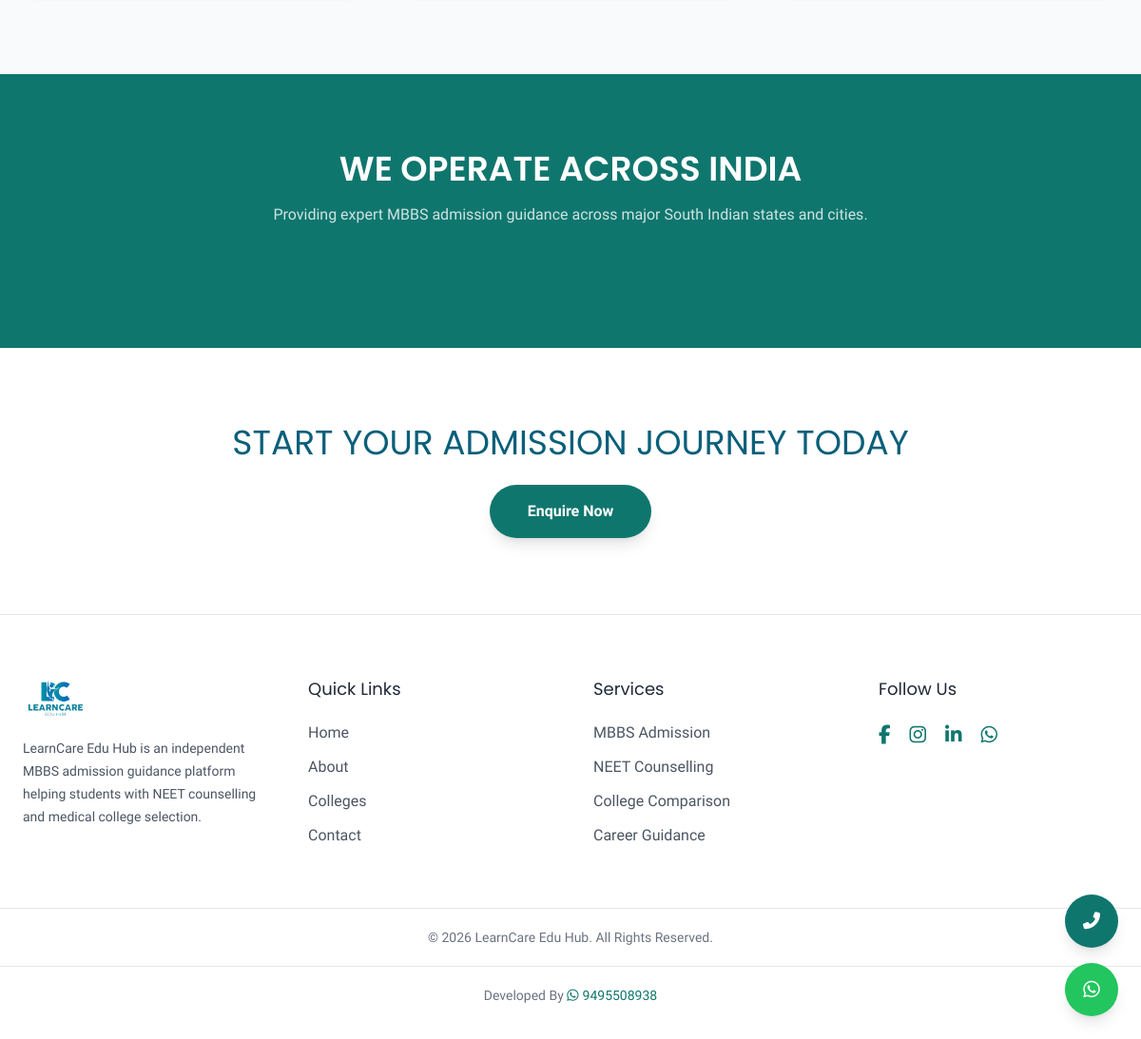
Page /about/ (lower part) on the earlier database version.
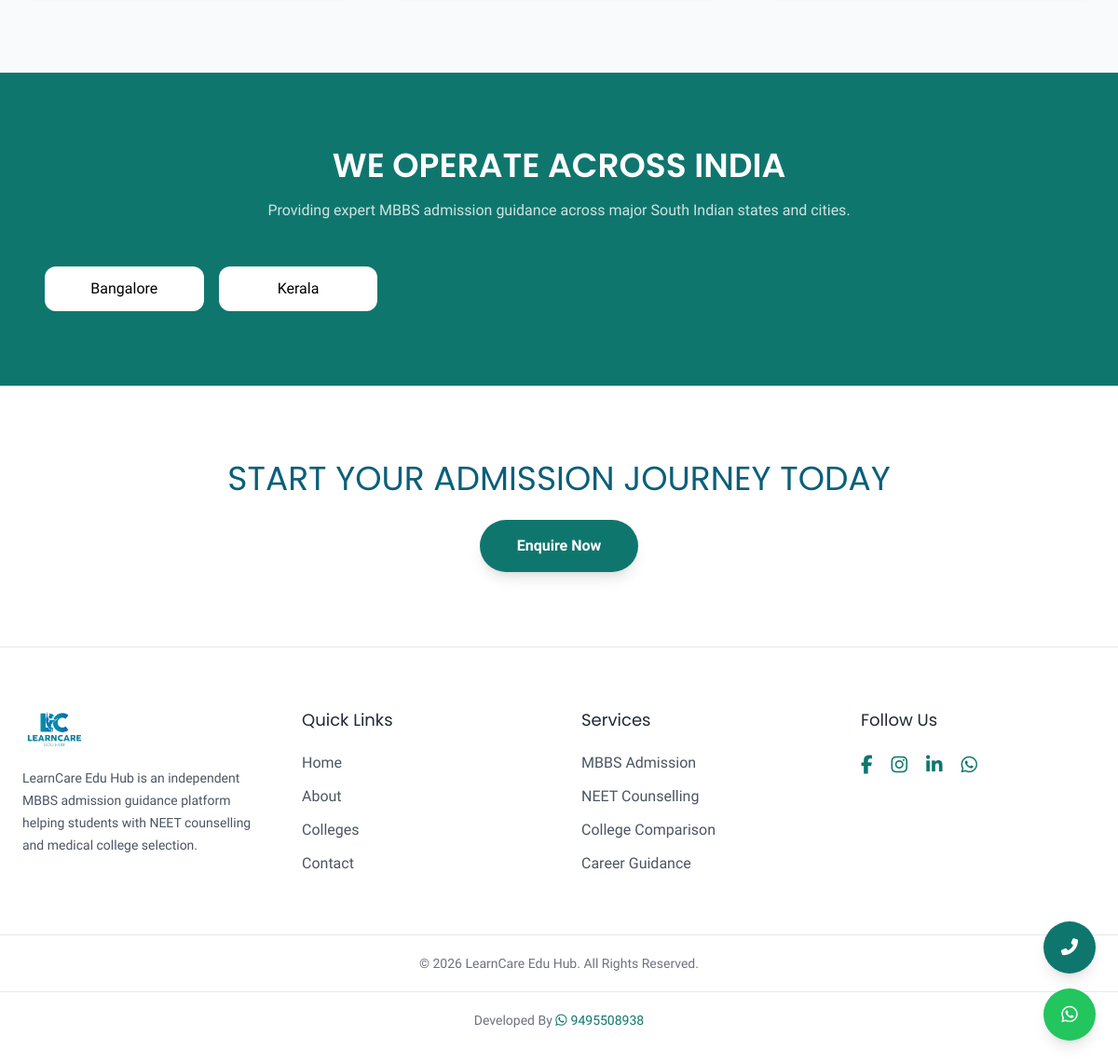
Same page on the later database version.
### app/models.py (models this page shows, shortened)
class Location(models.Model):
    state = models.CharField(max_length=255)
    image = models.ImageField(upload_to='locations/')
    class Meta:
        verbose_name = "Location"
        verbose_name_plural = "Locations"

### app/views.py (the view)
# urls.py: path('about/', views.aboutus, name='about'),
def aboutus(request):
    location= Location.objects.all()
    context = {
        'location': location,
    }
    return render(request,'about.html',context)

### app/templates/about.html (shortened to what this page needs)
{% extends "base.html" %}
{% block content %}
<section class="py-20 bg-gray-50">
</section>
<section class="py-20 bg-lcPrimary text-white">
    <div class="max-w-6xl mx-auto px-6 text-center" data-aos="zoom-in">
        <h2 class="text-3xl md:text-4xl font-semibold mb-4 uppercase">
            We Operate Across India
        </h2>
        <p class="text-white/80 max-w-2xl mx-auto mb-12">
            Providing expert MBBS admission guidance across major South Indian states and cities.
        </p>
        <div class="grid grid-cols-2 md:grid-cols-3 lg:grid-cols-6 gap-4">
            {% for loc in location %}
            <a href="{% url 'college' %}"
                class="bg-white text-black backdrop-blur-md py-3 rounded-xl hover:bg-opacity-90 transition">
                {{ loc.state }}
            </a>
            {% endfor %}
        </div>
    </div>
</section>
<section class="py-20 bg-white text-center">
    <div class="max-w-4xl mx-auto px-6" data-aos="fade-up">
        <h2 class="text-3xl md:text-4xl text-lcDark mb-6 uppercase">
            Start Your Admission Journey Today
        </h2>
        <a href="{% url 'contact' %}"
            class="inline-block px-10 py-4 rounded-full bg-lcPrimary text-white font-semibold hover:scale-105 transition duration-300 shadow-lg">
            Enquire Now
        </a>
    </div>
</section>
{% endblock %}

### app/templates/base.html (shortened to what this page needs)
{% load static %}
<!DOCTYPE html>
<html lang="en">
<head>
    <link rel="stylesheet" href="https://cdnjs.cloudflare.com/ajax/libs/font-awesome/6.5.1/css/all.min.css" />
    <script src="https://cdn.tailwindcss.com"></script>
    <link href="https://unpkg.com/aos@2.3.4/dist/aos.css" rel="stylesheet">
</head>
<div class="fixed bottom-6 right-6 flex flex-col items-end gap-4 z-50">
    <a href="tel:+917795990059"
        class="relative flex items-center justify-center w-14 h-14 rounded-full bg-lcPrimary text-white shadow-lg hover:scale-110 transition duration-300 group">
        <i class="fas fa-phone-alt text-lg"></i>
    </a>
    <a href="https://wa.me/917795990059" target="_blank"
        class="relative flex items-center justify-center w-14 h-14 rounded-full bg-green-500 text-white shadow-lg hover:scale-110 transition duration-300 group animate-pulse">
        <i class="fab fa-whatsapp text-xl"></i>
    </a>
</div>
<body class="bg-white text-gray-800">
    <main class="pt-20">
        {% block content %}
        {% endblock %}
    </main>
    <footer class=" border-t">
        <div class="max-w-7xl mx-auto px-6 py-16 grid md:grid-cols-4 gap-12">
            <div>
                <img src="{% static 'images/logo.png' %}" class="h-12 mb-4">
                <p class="text-sm text-gray-600 leading-6">
                    LearnCare Edu Hub is an independent MBBS admission guidance platform helping students with NEET
                    counselling and medical college selection.
                </p>
            </div>
            <div>
                <h4 class="mb-5 text-lg">Quick Links</h4>
                <ul class="space-y-3 text-gray-600">
                    <li><a href="/" class="hover:text-lcPrimary">Home</a></li>
                    <li><a href="/about/" class="hover:text-lcPrimary">About</a></li>
                    <li><a href="/colleges-and-courses/" class="hover:text-lcPrimary">Colleges</a></li>
                    <li><a href="/contact/" class="hover:text-lcPrimary">Contact</a></li>
                </ul>
            </div>
            <div>
                <h4 class="mb-5 text-lg">Services</h4>
                <ul class="space-y-3 text-gray-600">
                    <li>MBBS Admission</li>
                    <li>NEET Counselling</li>
                    <li>College Comparison</li>
                    <li>Career Guidance</li>
                </ul>
            </div>
            <div>
                <h4 class="mb-5 text-lg">Follow Us</h4>
                <div class="flex space-x-5 text-xl text-lcPrimary">
                    <a href="#"><i class="fab fa-facebook-f hover:text-lcDark"></i></a>
                    <a href="#"><i class="fab fa-instagram hover:text-lcDark"></i></a>
                    <a href="#"><i class="fab fa-linkedin-in hover:text-lcDark"></i></a>
                    <a href="#"><i class="fab fa-whatsapp hover:text-lcDark"></i></a>
                </div>
            </div>
        </div>
        <div class="text-center text-sm py-5 border-t text-gray-500">
            © {% now "Y" %} LearnCare Edu Hub. All Rights Reserved.
        </div>
        <div class="text-center text-sm py-5 border-t text-gray-500">
            Developed By
            <a href="https://wa.me/919495508938" target="_blank"
                class="text-lcPrimary font-medium hover:underline inline-flex items-center gap-1 mb-4">
                <i class="fab fa-whatsapp"></i>
                9495508938
            </a>
        </div>
    </footer>
</body>
</html>

### app/templates/base.html (style rules this page uses)
body, html { width: 100%; max-width: 100%; overflow-x: hidden; }
p, span, li, a, button, input, textarea, select, div { font-family: "Josefin Sans", sans-serif !important; }
h1, h2, h3, h4, h5, h6 { font-family: "Poppins", sans-serif !important; font-weight: 600; }

Differences in the rows shown:
added Location: state "Bangalore"
added Location: state "Kerala"
